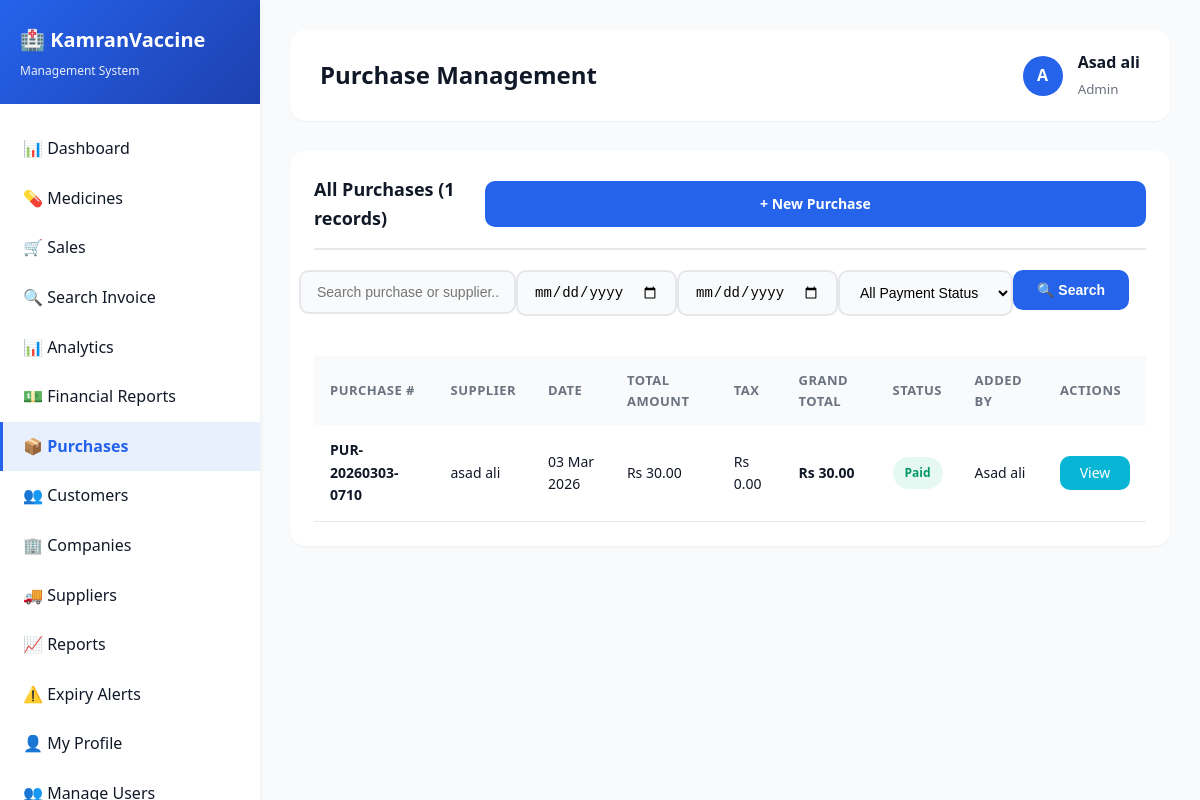
Page /admin/purchases.php (signed in) on the committed database.
### tables this page shows
CREATE TABLE `purchases` (
  `id` int(11) NOT NULL AUTO_INCREMENT,
  `purchase_number` varchar(50) NOT NULL,
  `supplier_id` int(11) DEFAULT NULL,
  `user_id` int(11) DEFAULT NULL,
  `purchase_date` date NOT NULL,
  `total_amount` decimal(10,2) NOT NULL,
  `tax_amount` decimal(10,2) DEFAULT 0.00,
  `grand_total` decimal(10,2) NOT NULL,
  `payment_status` enum('paid','pending','partial') DEFAULT 'pending',
  `notes` text DEFAULT NULL,
  `created_at` timestamp NOT NULL DEFAULT current_timestamp(),
  PRIMARY KEY (`id`),
  UNIQUE KEY `purchase_number` (`purchase_number`),
  KEY `supplier_id` (`supplier_id`),
  KEY `user_id` (`user_id`),
  KEY `idx_purchase_date` (`purchase_date`),
  CONSTRAINT `purchases_ibfk_1` FOREIGN KEY (`supplier_id`) REFERENCES `suppliers` (`id`) ON DELETE SET NULL,
  CONSTRAINT `purchases_ibfk_2` FOREIGN KEY (`user_id`) REFERENCES `users` (`id`) ON DELETE SET NULL
);

CREATE TABLE `suppliers` (
  `id` int(11) NOT NULL AUTO_INCREMENT,
  `supplier_name` varchar(255) NOT NULL,
  `contact_person` varchar(255) DEFAULT NULL,
  `phone` varchar(20) DEFAULT NULL,
  `email` varchar(255) DEFAULT NULL,
  `address` text DEFAULT NULL,
  `city` varchar(100) DEFAULT NULL,
  `country` varchar(100) DEFAULT NULL,
  `tax_number` varchar(100) DEFAULT NULL,
  `payment_terms` varchar(255) DEFAULT NULL,
  `status` enum('active','inactive') DEFAULT 'active',
  `created_at` timestamp NOT NULL DEFAULT current_timestamp(),
  PRIMARY KEY (`id`),
  KEY `idx_supplier_name` (`supplier_name`)
);

CREATE TABLE `users` (
  `id` int(11) NOT NULL AUTO_INCREMENT,
  `username` varchar(100) NOT NULL,
  `password` varchar(255) NOT NULL,
  `full_name` varchar(255) NOT NULL,
  `email` varchar(255) DEFAULT NULL,
  `phone` varchar(20) DEFAULT NULL,
  `role` enum('admin','pharmacist','cashier','manager') DEFAULT 'cashier',
  `status` enum('active','inactive') DEFAULT 'active',
  `created_at` timestamp NOT NULL DEFAULT current_timestamp(),
  `last_login` timestamp NULL DEFAULT NULL,
  PRIMARY KEY (`id`),
  UNIQUE KEY `username` (`username`),
  KEY `idx_username` (`username`),
  KEY `idx_role` (`role`)
);

### admin/purchases.php (the view, shortened to what this page needs)
<?php
include("includes/header.php");
$search = isset($_GET['search']) ? mysqli_real_escape_string($conn, $_GET['search']) : '';
$date_from = isset($_GET['date_from']) ? $_GET['date_from'] : '';
$date_to = isset($_GET['date_to']) ? $_GET['date_to'] : '';
$query = "SELECT p.*, s.supplier_name, u.full_name FROM purchases p
    LEFT JOIN suppliers s ON p.supplier_id = s.id
    LEFT JOIN users u ON p.user_id = u.id WHERE 1=1";
$query .= " ORDER BY p.purchase_date DESC";
$purchases = mysqli_query($conn, $query);
?>
<div class="card">
    <div class="card-header" style="display: flex; justify-content: space-between; align-items: center;">
        <h3>All Purchases (<?php echo mysqli_num_rows($purchases); ?> records)</h3>
        <a href="new_purchase.php" class="btn btn-primary">+ New Purchase</a>
    </div>
    <div class="card-body">
        <form method="GET" style="margin-bottom: 20px;">
            <div class="row">
                <div class="col-md-3">
                    <div class="form-group">
                        <input type="text" name="search" class="form-control" placeholder="Search purchase or supplier..." value="<?php echo htmlspecialchars($search); ?>">
                    </div>
                </div>
                <div class="col-md-2">
                    <div class="form-group">
                        <input type="date" name="date_from" class="form-control" placeholder="From Date" value="<?php echo $date_from; ?>">
                    </div>
                </div>
                <div class="col-md-2">
                    <div class="form-group">
                        <input type="date" name="date_to" class="form-control" placeholder="To Date" value="<?php echo $date_to; ?>">
                    </div>
                </div>
                <div class="col-md-3">
                    <div class="form-group">
                        <select name="payment_status" class="form-control">
                            <option value="">All Payment Status</option>
                        </select>
                    </div>
                </div>
                <div class="col-md-2">
                    <button type="submit" class="btn btn-primary" style="width: 100%;">🔍 Search</button>
                </div>
            </div>
        </form>
        <div class="table-responsive">
            <table>
                <thead>
                    <tr>
                        <th>Purchase #</th>
                        <th>Supplier</th>
                        <th>Date</th>
                        <th>Total Amount</th>
                        <th>Tax</th>
                        <th>Grand Total</th>
                        <th>Status</th>
                        <th>Added By</th>
                        <th>Actions</th>
                    </tr>
                </thead>
                <tbody>
                    <?php while ($purchase = mysqli_fetch_assoc($purchases)): ?>
                    <tr>
                        <td><strong><?php echo $purchase['purchase_number']; ?></strong></td>
                        <td><?php echo $purchase['supplier_name']; ?></td>
                        <td><?php echo date('d M Y', strtotime($purchase['purchase_date'])); ?></td>
                        <td>Rs <?php echo number_format($purchase['total_amount'], 2); ?></td>
                        <td>Rs <?php echo number_format($purchase['tax_amount'], 2); ?></td>
                        <td><strong>Rs <?php echo number_format($purchase['grand_total'], 2); ?></strong></td>
                        <td>
                            <span class="badge badge-<?php echo $purchase['payment_status'] == 'paid' ? 'success' : 'warning'; ?>">
                                <?php echo ucfirst($purchase['payment_status']); ?>
                            </span>
                        </td>
                        <td><?php echo $purchase['full_name']; ?></td>
                        <td>
                            <div class="action-buttons">
                                <a href="view_purchase.php?id=<?php echo $purchase['id']; ?>" class="btn btn-info btn-sm">View</a>
                            </div>
                        </td>
                    </tr>
                    <?php endwhile; ?>
                </tbody>
            </table>
        </div>
    </div>
</div>
<?php include("includes/footer.php"); ?>

### css/style.css (style rules this page uses)
:root { --primary-color: #2563eb; --primary-dark: #1e40af; --secondary-color: #10b981; --danger-color: #ef4444; --warning-color: #f59e0b; --info-color: #06b6d4; --dark-color: #1f2937; --light-color: #f9fafb; --border-color: #e5e7eb; --text-primary: #111827; --text-secondary: #6b7280; --shadow-sm: 0 1px 2px 0 rgba(0, 0, 0, 0.05); --shadow-md: 0 4px 6px -1px rgba(0, 0, 0, 0.1); --shadow-lg: 0 10px 15px -3px rgba(0, 0, 0, 0.1); --shadow-xl: 0 20px 25px -5px rgba(0, 0, 0, 0.1); }
* { margin: 0; padding: 0; box-sizing: border-box; }
body { font-family: 'Segoe UI', Tahoma, Geneva, Verdana, sans-serif; background: linear-gradient(135deg, #667eea 0%, #764ba2 100%); min-height: 100vh; color: var(--text-primary); line-height: 1.6; }
.form-group { margin-bottom: 20px; }
.form-control { width: 100%; padding: 12px 16px; border: 2px solid var(--border-color); border-radius: 10px; font-size: 14px; transition: all 0.3s ease; background: var(--light-color); }
.btn { padding: 12px 24px; border: none; border-radius: 10px; font-size: 14px; font-weight: 600; cursor: pointer; transition: all 0.3s ease; text-decoration: none; display: inline-block; text-align: center; white-space: nowrap; }
.btn-primary { background: var(--primary-color); color: white; width: 100%; }
.btn-info { background: var(--info-color); color: white; }
.btn-sm { padding: 6px 16px; font-size: 13px; min-width: 70px; font-weight: 500; }
.card { background: white; border-radius: 15px; padding: 24px; box-shadow: var(--shadow-sm); margin-bottom: 24px; transition: all 0.3s ease; }
.card-header { margin-bottom: 20px; padding-bottom: 15px; border-bottom: 2px solid var(--border-color); }
.card-header h3 { font-size: 18px; color: var(--text-primary); font-weight: 600; }
.card-body { padding: 0; }
.table-responsive { overflow-x: auto; }
table { width: 100%; border-collapse: collapse; }
table thead { background: var(--light-color); }
table th { padding: 14px 16px; text-align: left; font-weight: 600; font-size: 13px; color: var(--text-secondary); text-transform: uppercase; letter-spacing: 0.5px; }
table td { padding: 14px 16px; border-bottom: 1px solid var(--border-color); font-size: 14px; }
.badge { padding: 6px 12px; border-radius: 20px; font-size: 12px; font-weight: 600; display: inline-block; }
.badge-success { background: rgba(16, 185, 129, 0.1); color: #059669; }
.action-buttons { display: flex; gap: 8px; align-items: center; }
.action-buttons .btn { min-width: 70px; padding: 6px 12px; text-align: center; font-size: 14px; font-weight: 500; }
.row { display: flex; flex-wrap: wrap; margin: 0 -15px; }
select.form-control { cursor: pointer; }

### rows in the picture
purchases: purchase_number "PUR-20260303-0710", supplier.supplier_name "asad ali", purchase_date "03 Mar 2026", total_amount "30.00", tax_amount "0.00", grand_total "30.00", payment_status "Paid", user.full_name "Asad ali"

### other values in the picture
$store_settings['store_name'] "KamranVaccine"
$store_settings['store_tagline'] "Management System"
$page_title "Purchase Management"
substr($_SESSION['full_name'], 0, 1) "A"
$_SESSION['full_name'] "Asad ali"
$_SESSION['role'] "Admin"
mysqli_num_rows($purchases) "1"
